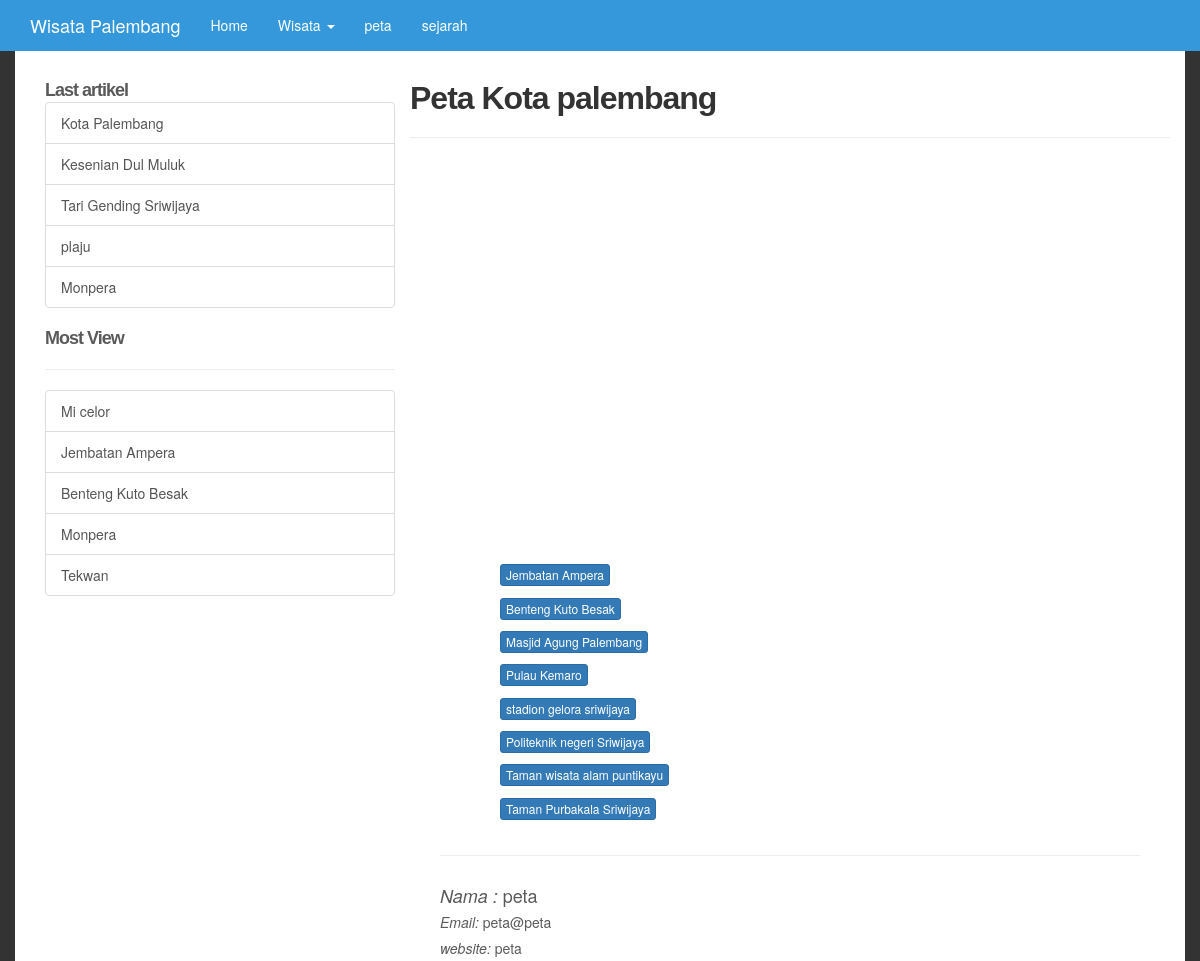
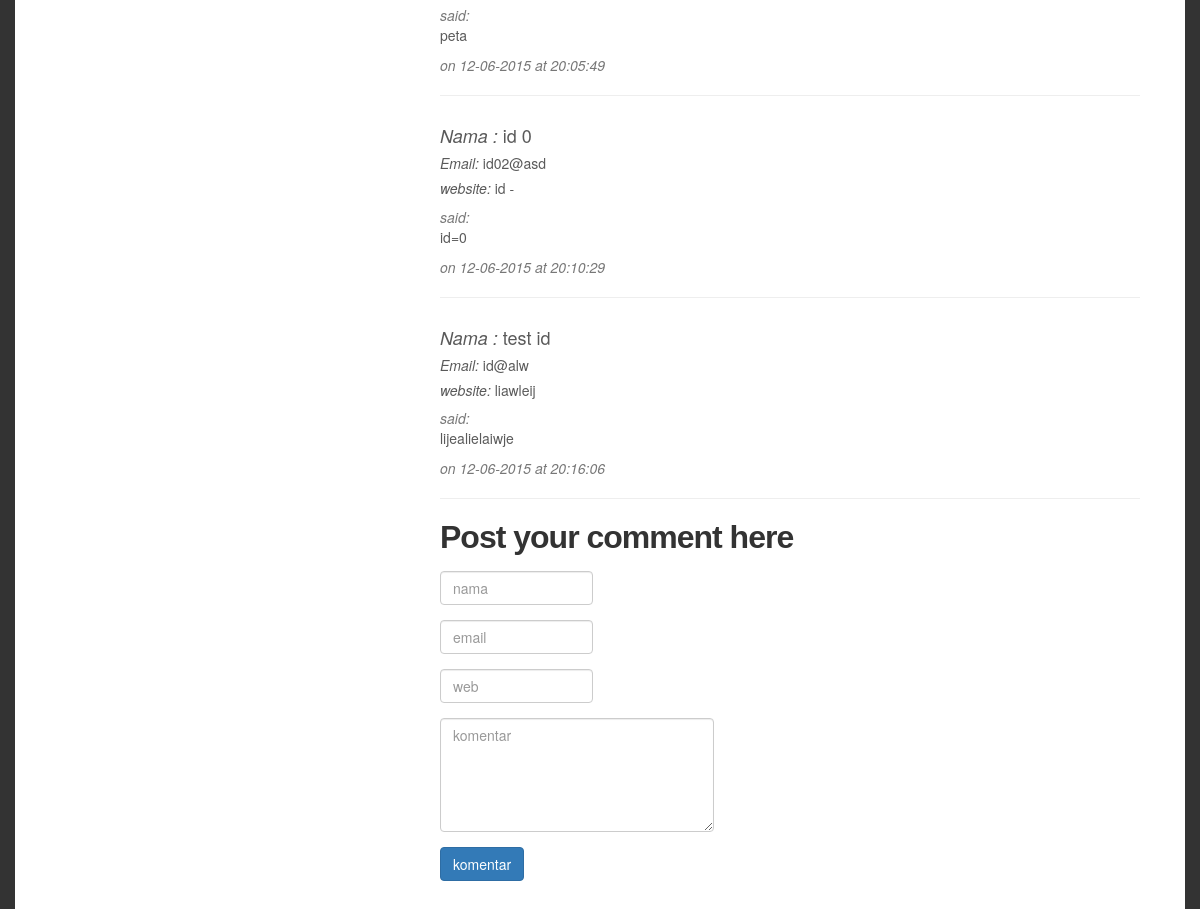
Screenshot of /front/index.php?btn=peta with the database file from the repository (2 pictures, top to bottom).
### tables this page shows
CREATE TABLE IF NOT EXISTS `artikel` (
`id_artikel` bigint(20) NOT NULL,
  `judul` varchar(100) NOT NULL,
  `tanggal` date NOT NULL,
  `author` varchar(100) NOT NULL,
  `konten` text NOT NULL,
  `isi` text NOT NULL,
  `id_kategori` varchar(100) NOT NULL,
  `lihat` bigint(20) NOT NULL,
  `last_edit` date NOT NULL
);

CREATE TABLE IF NOT EXISTS `peta` (
`id_peta` int(11) NOT NULL,
  `nama` varchar(100) NOT NULL,
  `alamat` varchar(100) NOT NULL,
  `latitude` float NOT NULL,
  `longitude` double NOT NULL,
  `data_target` varchar(100) NOT NULL,
  `id_artikel` int(11) NOT NULL
);

CREATE TABLE IF NOT EXISTS `komentar` (
`id_komentar` int(11) NOT NULL,
  `id_artikel` int(11) NOT NULL,
  `nama` varchar(100) NOT NULL,
  `email` varchar(100) NOT NULL,
  `website` varchar(100) NOT NULL,
  `isi` text NOT NULL,
  `tanggal` date NOT NULL,
  `jam` time NOT NULL,
  `last_tgl` date NOT NULL,
  `last_jam` time NOT NULL
);

### front/peta.php (the view, shortened to what this page needs)
	<link rel='stylesheet' type='text/css' href='../css/map.css' />
  <div>
<br>
<br>
<br>
<?php
	$sql="SELECT id_artikel,judul FROM artikel Order by tanggal desc limit 5";
	$data = mysqli_query($koneksi,$sql);
?>
<div class="row-fluid" >
<div class=" hidden-print hidden-xs hidden-sm">
	<div class="col-xs-4" >
		<h3>Last artikel</h3>
		<div class="list-group">
			<?php
while(list($id,$judul)=mysqli_fetch_row($data))
	:
?>
	<a href="index.php?btn=artikel&id=<?php echo $id;?>" class="list-group-item "><?php echo $judul ; ?></a>
	<?php endwhile ;?>
	</div>
	<h3>Most View</h3>
	<hr>
		<div class="list-group">
		<?php
			$panggil = mysqli_query($koneksi,"SELECT id_artikel,judul from artikel order by lihat DESC limit 5")	;
			while(list($idmost,$judul)=mysqli_fetch_row($panggil))
				:
		?>
			<a href="index.php?btn=artikel&id=<?php echo $idmost; ?>" class="list-group-item "><?php echo $judul ; ?></a>
		<?php endwhile; ?>
	</div>
	</div>
	</div>
	<h2>Peta Kota palembang</h2>
	<hr>
<div class="col-md-8">
<div class="row-fluid">
<div class="col-md-12">
    <center><div id="map_canvas"></div></center>
     <div class="col-md-1">
     <ul id="locations">
     <?php
     	$panggil=mysqli_query($koneksi,"SELECT nama,alamat,latitude,longitude,data_target FROM peta order by id_peta");
     	while(list($nama,$alamat,$latitude,$longitude,$data_target)=mysqli_fetch_row($panggil))
     		:
     ?>
      <li data-geo-lat="<?php echo $latitude; ?>" data-geo-long="<?php echo $longitude; ?>">
            <button class="btn btn-primary btn-xs" type="button" data-toggle="collapse" data-target="<?php echo "#".$data_target;?>" aria-expanded="false" aria-controls="collapseExample">
             <?php echo $nama ; ?>
              </button>
        </li>
    <?php endwhile; ?>
        </ul>
        </div>
</div>
        </div>
<div class="row-fluid">
<div class="col-md-12">
<hr>
<?php
	$komentar=mysqli_query($koneksi,"SELECT id_komentar,id_artikel,nama,email,isi,website,tanggal,jam,last_tgl,last_jam FROM komentar order by jam and tanggal DESC");
	while(
		list($idkomentar,$idartikel,$nama,$email,$isi,$web,$tanggal,$jam,$last_tgl,$last_jam)=mysqli_fetch_row($komentar))
		:
		if($idartikel == 0 )
			:
?>
<div class="media">
	<div class="media-body">
		<h4><i>Nama : </i><?php if ($nama=="ooary"): ?> <font color="red"><?php echo $nama; ?></font> <?php else:  echo $nama; endif;?>  </h4>
		<h5><i>Email:</i> <?php if($email=="admin-wisata@gmail.com") : ?><font color="blue"><?php echo $email; ?></font> <?php else : echo $email ; endif;?></h5>
		<h5><i>website:</i> <?php if ($web=="wisata-palembang.com"): ?> <font color="blue"><?php echo $web; ?></font> <?php else:  echo $web; endif;?> </h5>
		<i class="text-muted">said:</i>
		<p><?php if ($nama=="ooary"): ?> <i><font color="blue"><?php echo $isi; ?></font></i> <?php else:  echo $isi; endif;?></p>
		<i class="text-muted">on <?php
		$tglbaru = explode("-", $tanggal);
		echo $tglbaru[2]."-".$tglbaru[1]."-".$tglbaru[0]; ?> at <?php echo $jam;?></i>
	</div>
</div>
<hr>
	<?php endif;
		endwhile;?>
<h2>Post your comment here </h2>
<form class="form-horizontal" method="post" action="../config/comment-peta.php">
	<div class="form-group">
			<div class="col-md-3">
			<input type="text"  value="<?php if($user=='ooary') : echo 'ooary' ; endif;?>"  class="form-control"  name="nama" <?php if($user=='ooary') : echo 'disabled' ; else : echo "required"; endif;?> placeholder="nama">
		</div>
	</div>
	<div class="form-group">
			<div class="col-md-3">
			<input type="email"  value="<?php if($user=='ooary') : echo 'admin-wisata@gmail.com' ; endif;?>" name="email" class="form-control" placeholder="email" <?php if($user=='ooary') : echo 'disabled' ; else : echo "required"; endif;?>>
		</div>
	</div>
	<div class="form-group">
			<div class="col-md-3">
			<input type="text"  value="<?php if($user=='ooary') : echo 'wisata-palembang.com' ; endif;?>" name="web" class="form-control" placeholder="web" <?php if($user=='ooary') : echo 'disabled' ; else : echo "required"; endif;?>>
		</div>
	</div>
	<div class="form-group">
			<div class="col-md-5">
			<textarea name="komentar" class="form-control" rows="5" cols="5" placeholder="komentar"></textarea>
		</div>
	</div>
	<div class="form-group">
		<div class="col-md-2">
			<input type="submit" class="btn btn-primary" value="komentar">
		</div>
	</div>
</form>
</div>
</div>
</div>
</div><!-- end of row fluid -- >

### css/style.css (style rules this page uses)
body { color: #5a5a5a; }
#bg-color { background: #333; }
h2 { color:#333; text-shadow:1px 1px 1px #000000; }

### css/map.css (style rules this page uses)
#map_canvas { width: 100%; height: 400px; width: 550px; text-align: center; position: relative; z-index: 30 !important; }
h2 { margin: 0 0 15px 0; font: bold 32px Helvetica, Arial, Sans-Serif; letter-spacing: -1px; text-shadow: 0 1px 0px rgba(255,255,255,0.3); }
h3 { margin: 0 0 1px 0; font: bold 18px Helvetica, Arial, Sans-Serif; letter-spacing: -1px; }
#locations { list-style: none; }
#locations li { padding: 5px; width: 500px; }

### rows the page displays
artikel: judul "Kota Palembang"
artikel: judul "Kesenian Dul Muluk"
artikel: judul "Tari Gending Sriwijaya"
artikel: judul "plaju"
artikel: judul "Monpera"
artikel: judul "Mi celor"
artikel: judul "Jembatan Ampera"
artikel: judul "Benteng Kuto Besak"
artikel: judul "Tekwan"
peta: nama "Jembatan Ampera"
peta: nama "Benteng Kuto Besak"
peta: nama "Masjid Agung Palembang"
peta: nama "Pulau Kemaro"
peta: nama "stadion gelora sriwijaya"
peta: nama "Politeknik negeri Sriwijaya"
peta: nama "Taman wisata alam puntikayu"
peta: nama "Taman Purbakala Sriwijaya"
komentar: nama "peta", email "peta@peta", website "peta", isi "peta", tanggal "12", tanggal "06", tanggal "2015", jam "20:05:49"
komentar: nama "id 0", email "id02@asd", website "id -", isi "id=0", tanggal "12", tanggal "06", tanggal "2015", jam "20:10:29"
komentar: nama "test id", email "id@alw", website "liawleij", isi "lijealielaiwje", tanggal "12", tanggal "06", tanggal "2015", jam "20:16:06"
